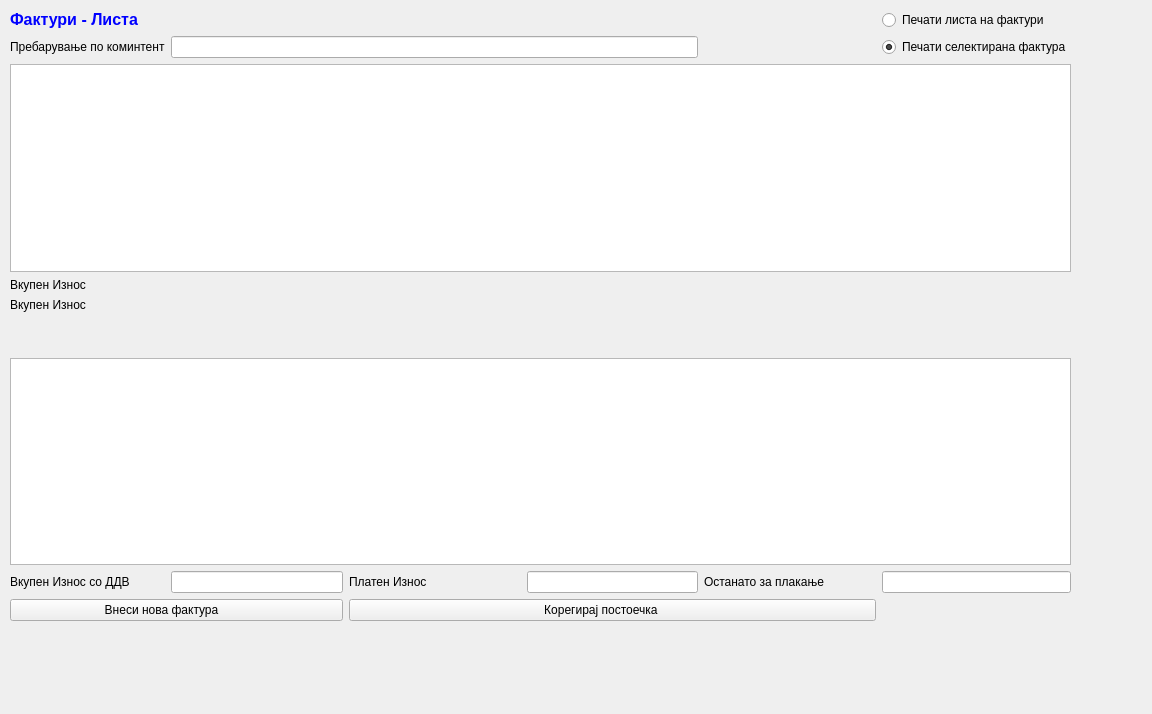
<?xml version="1.0" encoding="UTF-8"?>
<ui version="4.0">
 <class>SmetkiLista</class>
 <widget class="QWidget" name="SmetkiLista">
  <property name="geometry">
   <rect>
    <x>0</x>
    <y>0</y>
    <width>1152</width>
    <height>714</height>
   </rect>
  </property>
  <property name="windowTitle">
   <string>Form</string>
  </property>
  <widget class="QWidget" name="layoutWidget">
   <property name="geometry">
    <rect>
     <x>10</x>
     <y>10</y>
     <width>1061</width>
     <height>611</height>
    </rect>
   </property>
   <layout class="QGridLayout" name="gridLayout">
    <item row="0" column="0">
     <widget class="QLabel" name="label_4">
      <property name="text">
       <string>&lt;!DOCTYPE HTML PUBLIC &quot;-//W3C//DTD HTML 4.0//EN&quot; &quot;http://www.w3.org/TR/REC-html40/strict.dtd&quot;&gt;
&lt;html&gt;&lt;head&gt;&lt;meta name=&quot;qrichtext&quot; content=&quot;1&quot; /&gt;&lt;style type=&quot;text/css&quot;&gt;
p, li { white-space: pre-wrap; }
&lt;/style&gt;&lt;/head&gt;&lt;body style=&quot; font-family:'MS Shell Dlg 2'; font-size:10pt; font-weight:400; font-style:normal;&quot;&gt;
&lt;p style=&quot; margin-top:0px; margin-bottom:0px; margin-left:0px; margin-right:0px; -qt-block-indent:0; text-indent:0px;&quot;&gt;&lt;span style=&quot; font-size:12pt; font-weight:600; color:#0000ff;&quot;&gt;Фактури - Листа&lt;/span&gt;&lt;/p&gt;&lt;/body&gt;&lt;/html&gt;</string>
      </property>
     </widget>
    </item>
    <item row="0" column="1">
     <spacer name="horizontalSpacer">
      <property name="orientation">
       <enum>Qt::Horizontal</enum>
      </property>
      <property name="sizeHint" stdset="0">
       <size>
        <width>40</width>
        <height>20</height>
       </size>
      </property>
     </spacer>
    </item>
    <item row="0" column="2">
     <spacer name="horizontalSpacer_3">
      <property name="orientation">
       <enum>Qt::Horizontal</enum>
      </property>
      <property name="sizeHint" stdset="0">
       <size>
        <width>40</width>
        <height>20</height>
       </size>
      </property>
     </spacer>
    </item>
    <item row="0" column="3">
     <spacer name="horizontalSpacer_5">
      <property name="orientation">
       <enum>Qt::Horizontal</enum>
      </property>
      <property name="sizeHint" stdset="0">
       <size>
        <width>40</width>
        <height>20</height>
       </size>
      </property>
     </spacer>
    </item>
    <item row="0" column="4">
     <spacer name="horizontalSpacer_6">
      <property name="orientation">
       <enum>Qt::Horizontal</enum>
      </property>
      <property name="sizeHint" stdset="0">
       <size>
        <width>40</width>
        <height>20</height>
       </size>
      </property>
     </spacer>
    </item>
    <item row="0" column="5">
     <widget class="QRadioButton" name="radioButtonPecatiLista">
      <property name="text">
       <string>Печати листа на фактури</string>
      </property>
     </widget>
    </item>
    <item row="1" column="0">
     <widget class="QLabel" name="label_8">
      <property name="text">
       <string>Пребарување по коминтент</string>
      </property>
     </widget>
    </item>
    <item row="1" column="1" colspan="3">
     <widget class="QLineEdit" name="prebaruvanje_po_komintent"/>
    </item>
    <item row="1" column="5">
     <widget class="QRadioButton" name="radioButtonPecatiSelektirana">
      <property name="text">
       <string>Печати селектирана фактура</string>
      </property>
      <property name="checked">
       <bool>true</bool>
      </property>
     </widget>
    </item>
    <item row="2" column="0" colspan="6">
     <widget class="QTableView" name="tableView">
      <property name="palette">
       <palette>
        <active>
         <colorrole role="AlternateBase">
          <brush brushstyle="SolidPattern">
           <color alpha="255">
            <red>234</red>
            <green>234</green>
            <blue>234</blue>
           </color>
          </brush>
         </colorrole>
        </active>
        <inactive>
         <colorrole role="AlternateBase">
          <brush brushstyle="SolidPattern">
           <color alpha="255">
            <red>234</red>
            <green>234</green>
            <blue>234</blue>
           </color>
          </brush>
         </colorrole>
        </inactive>
        <disabled>
         <colorrole role="AlternateBase">
          <brush brushstyle="SolidPattern">
           <color alpha="255">
            <red>234</red>
            <green>234</green>
            <blue>234</blue>
           </color>
          </brush>
         </colorrole>
        </disabled>
       </palette>
      </property>
      <property name="alternatingRowColors">
       <bool>true</bool>
      </property>
     </widget>
    </item>
    <item row="3" column="0">
     <widget class="QLabel" name="label_11">
      <property name="text">
       <string>Вкупен Износ </string>
      </property>
     </widget>
    </item>
    <item row="4" column="0">
     <widget class="QLabel" name="label_12">
      <property name="text">
       <string>Вкупен Износ </string>
      </property>
     </widget>
    </item>
    <item row="5" column="0">
     <widget class="QLabel" name="label_13">
      <property name="palette">
       <palette>
        <active>
         <colorrole role="Text">
          <brush brushstyle="SolidPattern">
           <color alpha="255">
            <red>0</red>
            <green>0</green>
            <blue>255</blue>
           </color>
          </brush>
         </colorrole>
        </active>
        <inactive>
         <colorrole role="Text">
          <brush brushstyle="SolidPattern">
           <color alpha="255">
            <red>0</red>
            <green>0</green>
            <blue>255</blue>
           </color>
          </brush>
         </colorrole>
        </inactive>
        <disabled>
         <colorrole role="Text">
          <brush brushstyle="SolidPattern">
           <color alpha="255">
            <red>120</red>
            <green>120</green>
            <blue>120</blue>
           </color>
          </brush>
         </colorrole>
        </disabled>
       </palette>
      </property>
      <property name="text">
       <string/>
      </property>
     </widget>
    </item>
    <item row="6" column="0">
     <widget class="QLabel" name="label">
      <property name="text">
       <string/>
      </property>
     </widget>
    </item>
    <item row="7" column="0" colspan="6">
     <widget class="QTableView" name="tableView_2">
      <property name="alternatingRowColors">
       <bool>true</bool>
      </property>
     </widget>
    </item>
    <item row="8" column="0">
     <widget class="QLabel" name="label_7">
      <property name="text">
       <string>Вкупен Износ со ДДВ </string>
      </property>
     </widget>
    </item>
    <item row="8" column="1">
     <widget class="QLineEdit" name="vk_iznos_so_ddv">
      <property name="alignment">
       <set>Qt::AlignRight|Qt::AlignTrailing|Qt::AlignVCenter</set>
      </property>
      <property name="readOnly">
       <bool>true</bool>
      </property>
     </widget>
    </item>
    <item row="8" column="2">
     <widget class="QLabel" name="label_9">
      <property name="text">
       <string>Платен Износ</string>
      </property>
     </widget>
    </item>
    <item row="8" column="3">
     <widget class="QLineEdit" name="vk_platen_iznos">
      <property name="alignment">
       <set>Qt::AlignRight|Qt::AlignTrailing|Qt::AlignVCenter</set>
      </property>
      <property name="readOnly">
       <bool>true</bool>
      </property>
     </widget>
    </item>
    <item row="8" column="4">
     <widget class="QLabel" name="label_10">
      <property name="text">
       <string>Останато за плакање</string>
      </property>
     </widget>
    </item>
    <item row="8" column="5">
     <widget class="QLineEdit" name="ostanato_za_plakanje">
      <property name="alignment">
       <set>Qt::AlignRight|Qt::AlignTrailing|Qt::AlignVCenter</set>
      </property>
      <property name="readOnly">
       <bool>true</bool>
      </property>
     </widget>
    </item>
    <item row="9" column="0" colspan="2">
     <widget class="QPushButton" name="pushButton">
      <property name="text">
       <string>Внеси нова фактура         </string>
      </property>
      <property name="icon">
       <iconset>
        <normaloff>../../../Brisi/sterna/Resources/key_f2.png</normaloff>../../../Brisi/sterna/Resources/key_f2.png</iconset>
      </property>
     </widget>
    </item>
    <item row="9" column="2" colspan="3">
     <widget class="QPushButton" name="pushButton_2">
      <property name="text">
       <string>Корегирај постоечка       </string>
      </property>
      <property name="icon">
       <iconset>
        <normaloff>../../../Brisi/sterna/Resources/key_f3.png</normaloff>../../../Brisi/sterna/Resources/key_f3.png</iconset>
      </property>
     </widget>
    </item>
   </layout>
  </widget>
 </widget>
 <tabstops>
  <tabstop>prebaruvanje_po_komintent</tabstop>
  <tabstop>tableView</tabstop>
  <tabstop>tableView_2</tabstop>
  <tabstop>vk_iznos_so_ddv</tabstop>
  <tabstop>vk_platen_iznos</tabstop>
  <tabstop>ostanato_za_plakanje</tabstop>
  <tabstop>pushButton</tabstop>
  <tabstop>pushButton_2</tabstop>
  <tabstop>radioButtonPecatiLista</tabstop>
  <tabstop>radioButtonPecatiSelektirana</tabstop>
 </tabstops>
 <resources/>
 <connections/>
</ui>
